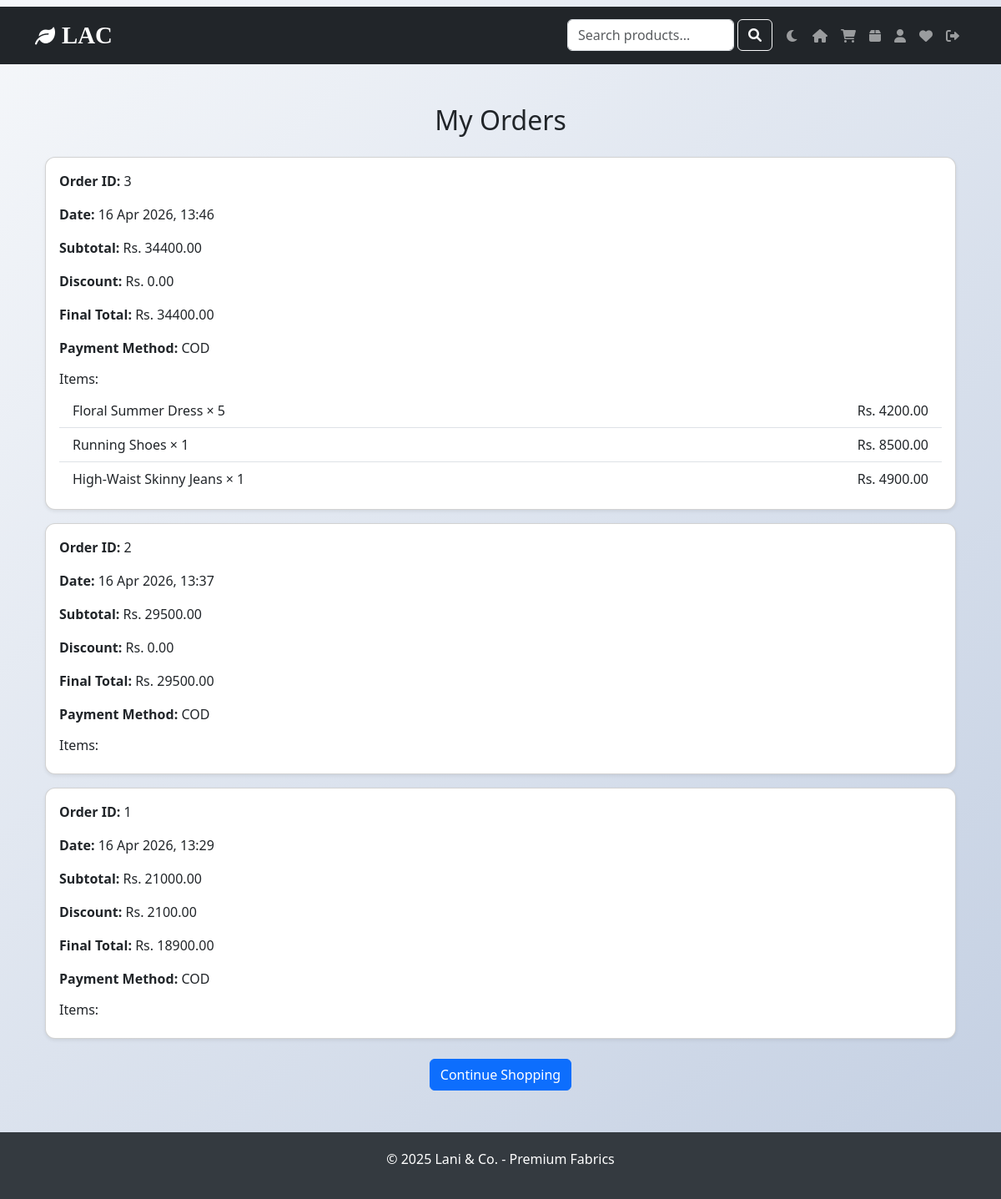
The app's page /shop/orders/ (signed in) with its own data.
### shop/models.py (models this page shows, shortened)
class Order(models.Model):
    user = models.ForeignKey(User, on_delete=models.CASCADE)
    created_at = models.DateTimeField(auto_now_add=True)
    total_price = models.FloatField(blank=True, null=True)
    total = models.DecimalField(max_digits=10, decimal_places=2, default=0)
    discount = models.DecimalField(max_digits=10, decimal_places=2, default=0)
    final_total = models.DecimalField(max_digits=10, decimal_places=2, default=0)
    payment_method = models.CharField(max_length=50, default="Not Selected")

class OrderItem(models.Model):
    order = models.ForeignKey(Order, on_delete=models.CASCADE)
    product = models.ForeignKey(Product, on_delete=models.CASCADE)
    quantity = models.PositiveIntegerField()
    price = models.DecimalField(max_digits=10, decimal_places=2, default=0)   # price at order time

class Product(models.Model):
    name = models.CharField(max_length=100)
    price = models.FloatField()
    category = models.ForeignKey(Category, on_delete=models.CASCADE)
    description = models.TextField(blank=True)
    image_filename = models.CharField(max_length=200, blank=True, null=True)   # static image
    is_latest = models.BooleanField(default=False)                             # admin‑controlled

### shop/views.py (the view)
# urls.py: path('orders/', views.order_history, name='order_history'),
@login_required
def order_history(request):
    orders = Order.objects.filter(user=request.user).order_by('-created_at')
    return render(request, 'orders.html', {'orders': orders})

### shop/templates/orders.html
{% extends 'base.html' %}
{% load static %}
{% block content %}
<div class="container my-5">
    <h2 class="text-center mb-4">My Orders</h2>
    {% if orders %}
        {% for order in orders %}
        <div class="card mb-3 shadow-sm">
            <div class="card-body">
                <p><strong>Order ID:</strong> {{ order.id }}</p>
                <p><strong>Date:</strong> {{ order.created_at|date:"d M Y, H:i" }}</p>
                <p><strong>Subtotal:</strong> Rs. {{ order.total }}</p>
                <p><strong>Discount:</strong> Rs. {{ order.discount }}</p>
                <p><strong>Final Total:</strong> Rs. {{ order.final_total }}</p>
                <p><strong>Payment Method:</strong> {{ order.payment_method }}</p>
                <h6 class="mt-3">Items:</h6>
                <ul class="list-group list-group-flush">
                    {% for item in order.orderitem_set.all %}
                    <li class="list-group-item d-flex justify-content-between align-items-center">
                        {{ item.product.name }} × {{ item.quantity }}
                        <span>Rs. {{ item.price|floatformat:2 }}</span>
                    </li>
                    {% endfor %}
                </ul>
            </div>
        </div>
        {% endfor %}
    {% else %}
        <p class="text-center">No orders yet 😢</p>
    {% endif %}
    <div class="text-center mt-4">
        <a href="/" class="btn btn-primary">Continue Shopping</a>
    </div>
</div>
{% endblock %}

### shop/templates/base.html (style rules this page uses)
body { background: linear-gradient(135deg, #f5f7fa 0%, #c3cfe2 100%); min-height: 100vh; transition: background 0.3s, color 0.3s; }
.card { border-radius: 12px; }
.btn { position: relative; overflow: hidden; transition: background 0.3s, transform 0.2s; }

### records on screen
Order: id "3", created_at "16 Apr 2026, 13:46", total "34400.00", discount "0.00", final_total "34400.00", payment_method "COD"
OrderItem: product.name "Floral Summer Dress", quantity "5", price "4200.00"
OrderItem: product.name "Running Shoes", quantity "1", price "8500.00"
OrderItem: product.name "High-Waist Skinny Jeans", quantity "1", price "4900.00"
Order: id "2", created_at "16 Apr 2026, 13:37", total "29500.00", discount "0.00", final_total "29500.00", payment_method "COD"
Order: id "1", created_at "16 Apr 2026, 13:29", total "21000.00", discount "2100.00", final_total "18900.00", payment_method "COD"
